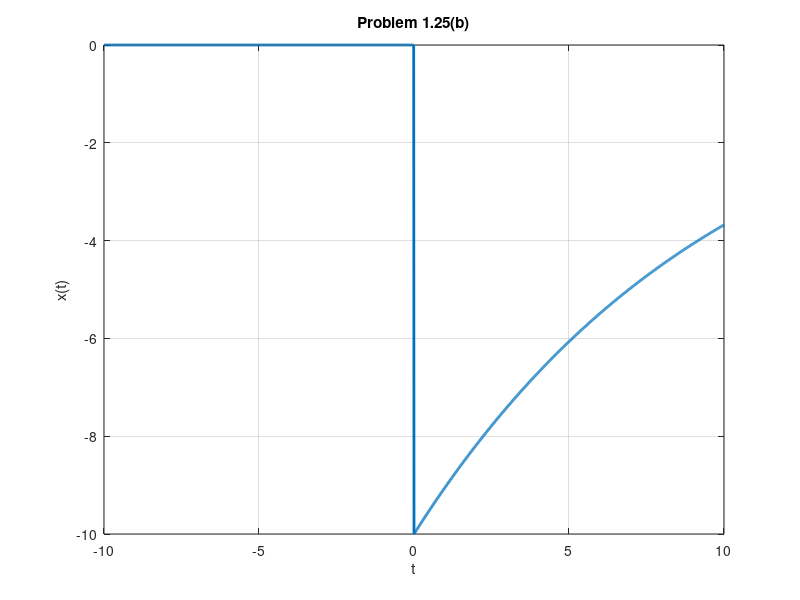
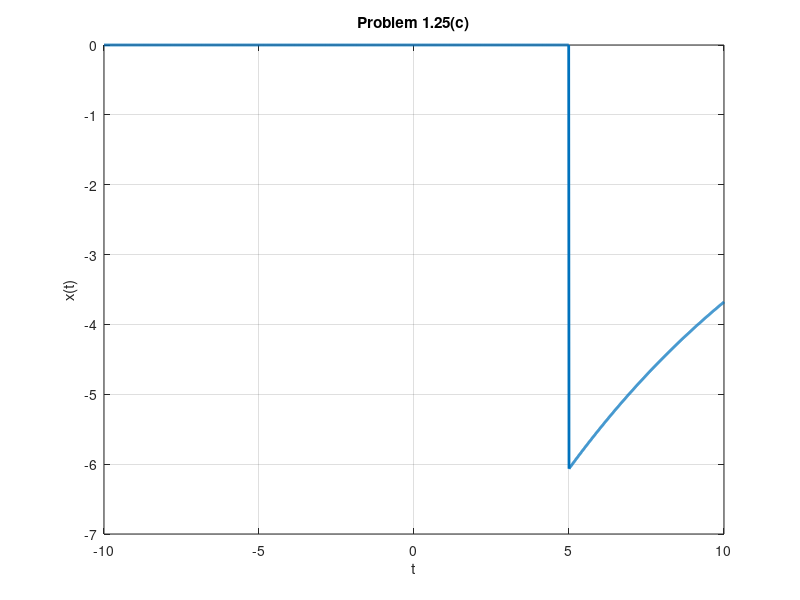

Source code (MATLAB) for these figures, in order:
% 1.25(b)

t=-10:.01:10;
u= t>=0;
x=-10*exp(-0.1*t).*u;
figure(1);plot(t,x,'LineWidth',2)
xlabel('t');
ylabel('x(t)');
title('Problem 1.25(b)');
grid on

% 1.25(c)

t=-10:.01:10;
u= t>=5;
x=-10*exp(-0.1*t).*u;
figure(2);plot(t,x,'LineWidth',2)
xlabel('t');
ylabel('x(t)');
title('Problem 1.25(c)');
grid on